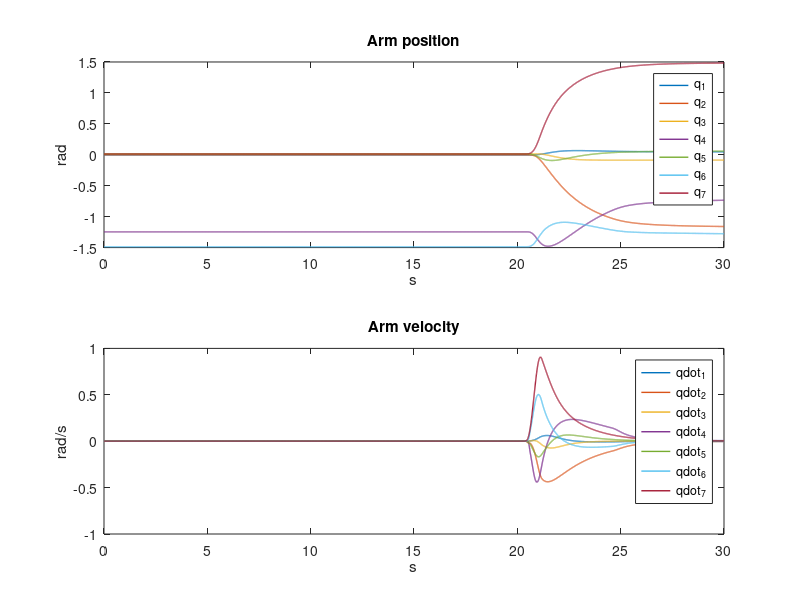
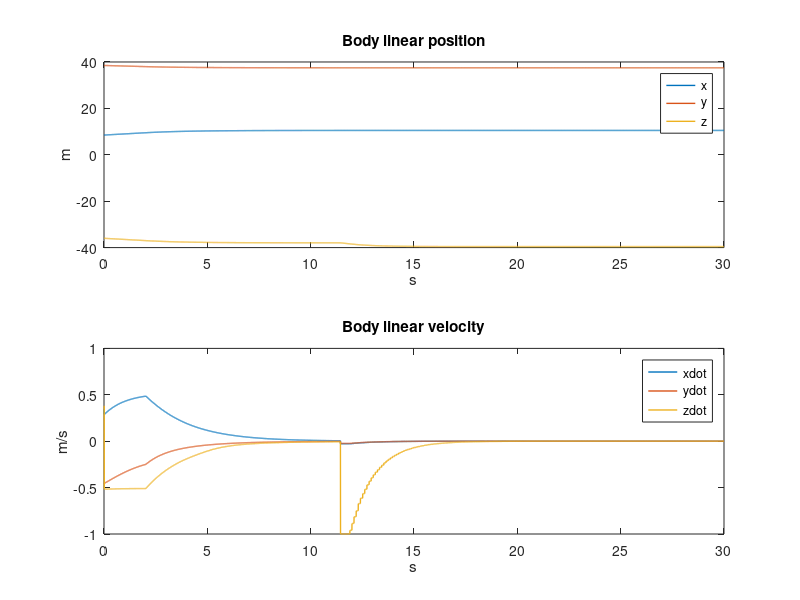
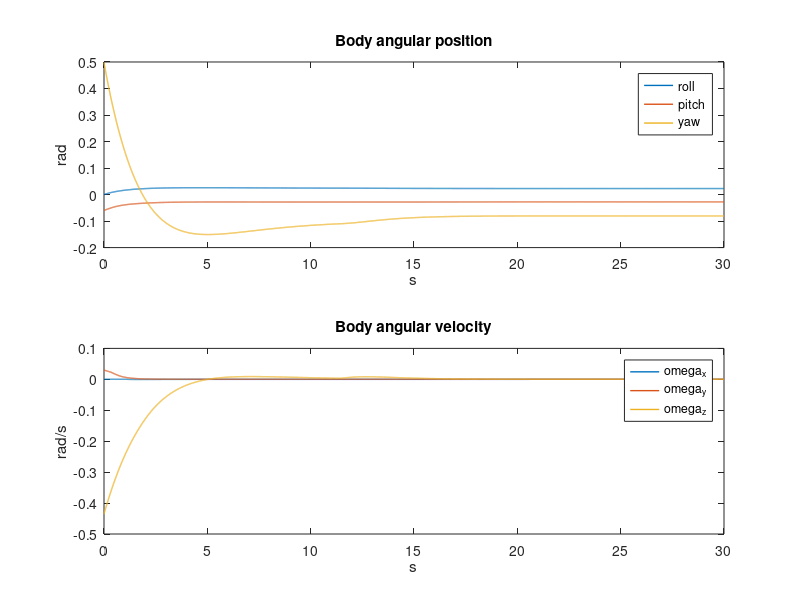
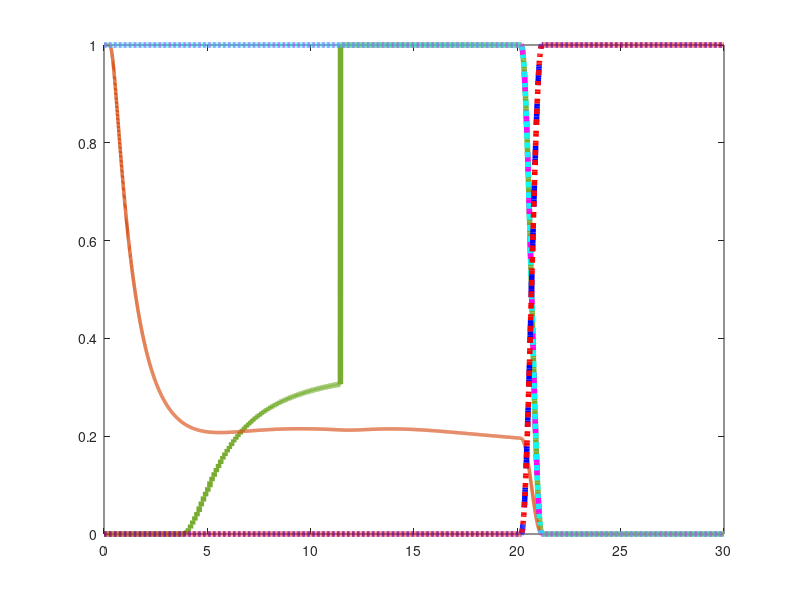

MATLAB code for these plots, in order: (Note: this script raises an error after producing the figures.)
load("plots.mat")

figure(1);
subplot(2,1,1);
hplot = plot(plt.t, plt.q);
set(hplot, 'LineWidth', 1);
legend('q_1','q_2','q_3','q_4','q_5','q_6','q_7');
title("Arm position");
xlabel("s")
ylabel("rad")
subplot(2,1,2);
hplot = plot(plt.t, plt.q_dot);
set(hplot, 'LineWidth', 1);
legend('qdot_1','qdot_2','qdot_3','qdot_4','qdot_5','qdot_6','qdot_7');
xlabel("s")
ylabel("rad/s")
title("Arm velocity");

figure(2);
subplot(2,1,1);
hplot = plot(plt.t, plt.p(1:3, :));
set(hplot, 'LineWidth', 1);
legend('x','y','z');
xlabel("s")
ylabel("m")
title("Body linear position");
subplot(2,1,2);
hplot = plot(plt.t, plt.p_dot(1:3, :));
set(hplot, 'LineWidth', 1);
legend('xdot', 'ydot','zdot');
xlabel("s")
ylabel("m/s")
title("Body linear velocity");

figure(3);
subplot(2,1,1);
hplot = plot(plt.t, plt.p(4:6, :));
set(hplot, 'LineWidth', 1);
legend('roll','pitch','yaw');
xlabel("s")
ylabel("rad")
title("Body angular position");
subplot(2,1,2);
hplot = plot(plt.t, plt.p_dot(4:6, :));
set(hplot, 'LineWidth', 1);
xlabel("s")
ylabel("rad/s")
legend('omega_x','omega_y','omega_z');
title("Body angular velocity");

figure(4);
subplot(1,1,1);
% This was necessary because of the wrong initialization of the sensor distance
plt.activationFunctions(1,1:100) = zeros(1, 100);
hplot = plot(plt.t, plt.activationFunctions);
set(hplot, 'LineWidth', 4);
nameArray = {'LineStyle'};
valueArray = transpose({'-','-','--',':','--',':'});
colorArray = {'Color'};
colorNames = transpose({'#77AC30','#D95319','m','c','b','r'});
lineArray = {'LineWidth'};
lineVals = transpose({4,2.5,4,4,4,4});
set(hplot, nameArray, valueArray)
set(hplot, colorArray, colorNames)
set(hplot, lineArray, lineVals)
setLabels(gca, plt)
xlabel("s")
legend("Altitude control", "Horizontal attitude", "Vehicle position", "Heading control", "Arm control", "No movement", "Phase transition");
title("Activation Functions")

figure(5);
subplot(2,1,1);
hplot = plot(plt.t, plt.misalignmentToNodule);
set(hplot, 'LineWidth', 1);
legend('misalignment_z');
title("Misalignment on the z axis")
xlabel("s")
ylabel("rad")
subplot(2,1,2);
hplot = plot(plt.t, plt.altitudeError);
set(hplot, 'LineWidth', 1);
legend('Altitude error');
xlabel("s")
ylabel("m")
title("Altitude error")

figure(6)
subplot(2,1,1);
hplot = plot(plt.t, plt.toolToNodule(1:3,:));
set(hplot, 'LineWidth', 1);
xlabel("s")
ylabel("m")
title("Linear distance to nodule")
setLabels(gca, plt)
yline(0)
legend('Linear distance to nodule X', 'Linear distance to nodule Y', 'Linear distance to nodule Z', 'Phase transition');
subplot(2,1,2);
hplot = plot(plt.t, plt.toolToNodule(4:6,:));
set(hplot, 'LineWidth', 1);
xlabel("s")
ylabel("rad")
title("Angular distance to nodule")
setLabels(gca, plt)
yline(0)
legend('Angular distance to nodule X', 'Angular distance to nodule Y', 'Angular distance to nodule Z', 'Phase transition');


function setLabels(currentAxis, plt)
    xline(plt.transitionTimes, 'k--', 'LineWidth', 2, 'DisplayName', "Phase Transition");
    insert = @(a, x, n)cat(2,  x(1:n), a, x(n+1:end));
    auxArr = sort([0:5:plt.t(end), plt.transitionTimes]);
    strLabels=arrayfun(@(a)num2str(a),(0:5:plt.t(end)),'uni',0);
    strLabels = insert('Phase 1', strLabels, max(1, find(auxArr == plt.transitionTimes(1))-1));
    strLabels = insert('Phase 2', strLabels, max(1,find(auxArr == plt.transitionTimes(2))-1));
    strLabels(find(auxArr == 20)) = {""};
    auxLabels = strLabels';
    set(currentAxis, 'xtick', auxArr, 'xticklabel', auxLabels)
    set(currentAxis,'fontsize',20)
    xtickangle(45)
end
